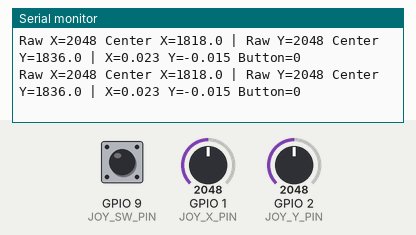
This program was run on a simulated ESP32-S3. Shown: the last lines printed to the serial monitor. The inputs (shaded band) are chosen by the test bench; at power-on: GPIO 1 (JOY_X_PIN) = 2048, GPIO 2 (JOY_Y_PIN) = 2048, GPIO 9 (JOY_SW_PIN) HIGH (analog values on the 0–4095 scale).

Above: at 2.2 s.
2.3 s: GPIO 1 (JOY_X_PIN) set to 2866
At 2.31 s:
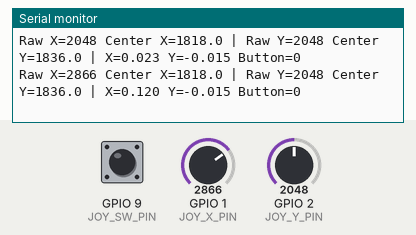
3.8 s: GPIO 2 (JOY_Y_PIN) set to 2866
At 3.81 s:
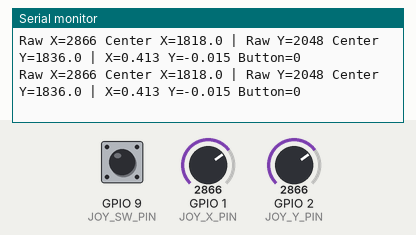
5.3 s: GPIO 9 (JOY_SW_PIN) pulled LOW for 0.15 s
At 5.41 s:
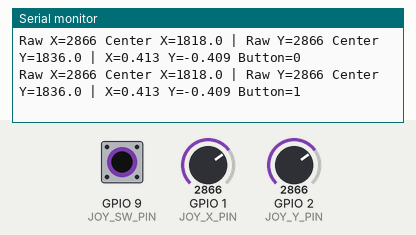
6.9 s: GPIO 1 (JOY_X_PIN) set to 3603
At 6.91 s:
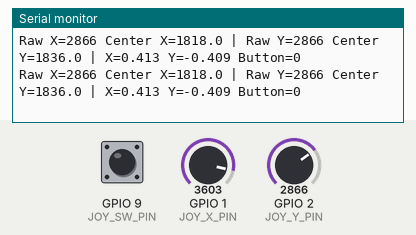
8.4 s: GPIO 9 (JOY_SW_PIN) pulled LOW for 1 s
At 8.62 s:
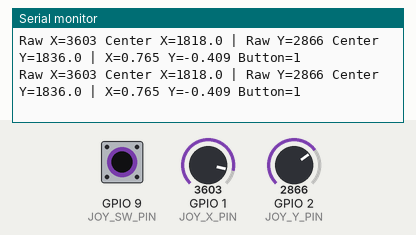
10.9 s: GPIO 2 (JOY_Y_PIN) set to 3603
At 10.92 s:
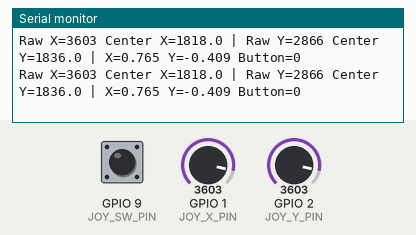
Timing chart, 0 to 13.4 s (numbered marks = the images above; inputs shaded):
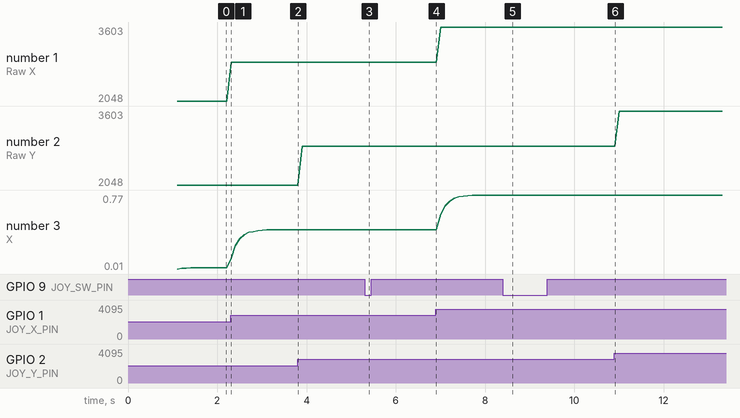

Measured:
- after the input at 2.3 s, the serial monitor: prints a new line at once (image 1)
- after the input at 5.3 s, the serial monitor: prints a new line after 0.11 s (image 3)
- after the input at 8.4 s, the serial monitor: prints a new line after 0.11 s (image 5)
- plotted number 1: 2048 → 2866 after the input at 2.3 s, 2866 → 3603 after the input at 6.9 s
- plotted number 3: 0.02 → 0.41 after the input at 2.3 s, 0.41 → 0.77 after the input at 6.9 s

The program:

main.cpp
```cpp
#include <Arduino.h>
#include <math.h>

// Joystick inputs
constexpr int JOY_X_PIN  = A0;
constexpr int JOY_Y_PIN  = A1;
constexpr int JOY_SW_PIN = 9;

// UART connection to motor board
constexpr int UART_RX_PIN = 5;
constexpr int UART_TX_PIN = 6;

constexpr uint32_t USB_BAUD  = 115200;
constexpr uint32_t UART_BAUD = 9600;

constexpr uint32_t SEND_INTERVAL_MS  = 50;
constexpr uint32_t DEBUG_INTERVAL_MS = 100;
constexpr uint32_t DEBOUNCE_MS       = 30;

constexpr float DEAD_ZONE = 0.08f;
constexpr float FILTER_ALPHA = 0.25f;

constexpr bool INVERT_X = false;
constexpr bool INVERT_Y = true;

// Measured joystick center values
constexpr float CENTER_X = 1818.0f;
constexpr float CENTER_Y = 1836.0f;

float filteredX = 0.0f;
float filteredY = 0.0f;

int latestRawX = 0;
int latestRawY = 0;

bool buttonStable = false;
bool buttonLastReading = false;
uint32_t buttonChangeTime = 0;

uint32_t lastSendTime = 0;
uint32_t lastDebugTime = 0;

float normalizeAxis(int raw, float center, bool invert) {
    float value;

    if (raw >= center) {
        value = (raw - center) / (4095.0f - center);
    } else {
        value = (raw - center) / center;
    }

    value = constrain(value, -1.0f, 1.0f);

    if (fabsf(value) < DEAD_ZONE) {
        value = 0.0f;
    } else {
        float magnitude =
            (fabsf(value) - DEAD_ZONE) / (1.0f - DEAD_ZONE);

        value = copysignf(magnitude, value);
    }

    if (invert) {
        value = -value;
    }

    return value;
}

void setup() {
    Serial.begin(USB_BAUD);

    pinMode(JOY_SW_PIN, INPUT_PULLUP);
    analogReadResolution(12);

    Serial1.begin(
        UART_BAUD,
        SERIAL_8N1,
        UART_RX_PIN,
        UART_TX_PIN
    );

    delay(1000);

    Serial.println();
    Serial.println("Joystick transmitter ready.");
    Serial.println("Using fixed measured center values.");

    Serial.printf(
        "Center X: %.1f, Center Y: %.1f\n",
        CENTER_X,
        CENTER_Y
    );

    Serial.println("UART: 9600 baud, RX=D5, TX=D6");
    Serial.println("Joystick: X=A0, Y=A1, SW=D9");

    lastSendTime = millis();
    lastDebugTime = millis();
}

void loop() {
    uint32_t now = millis();

    // Debounce the active-low button.
    bool buttonReading = (digitalRead(JOY_SW_PIN) == LOW);

    if (buttonReading != buttonLastReading) {
        buttonLastReading = buttonReading;
        buttonChangeTime = now;
    }

    if (now - buttonChangeTime >= DEBOUNCE_MS) {
        buttonStable = buttonLastReading;
    }

    // Read and send joystick commands at 20 Hz.
    if (now - lastSendTime >= SEND_INTERVAL_MS) {
        lastSendTime = now;

        latestRawX = analogRead(JOY_X_PIN);
        latestRawY = analogRead(JOY_Y_PIN);

        float x = normalizeAxis(
            latestRawX, CENTER_X, INVERT_X
        );

        float y = normalizeAxis(
            latestRawY, CENTER_Y, INVERT_Y
        );

        filteredX += FILTER_ALPHA * (x - filteredX);
        filteredY += FILTER_ALPHA * (y - filteredY);

        // Allow filtered values to settle completely to zero.
        if (x == 0.0f && fabsf(filteredX) < 0.01f) {
            filteredX = 0.0f;
        }

        if (y == 0.0f && fabsf(filteredY) < 0.01f) {
            filteredY = 0.0f;
        }

        // Send X,Y,button to the motor board.
        Serial1.printf(
            "%.3f,%.3f,%d\n",
            filteredX,
            filteredY,
            buttonStable ? 1 : 0
        );
    }

    // USB diagnostics
    if (now - lastDebugTime >= DEBUG_INTERVAL_MS) {
        lastDebugTime = now;

        Serial.printf(
            "Raw X=%d Center X=%.1f | "
            "Raw Y=%d Center Y=%.1f | "
            "X=%.3f Y=%.3f Button=%d\n",
            latestRawX,
            CENTER_X,
            latestRawY,
            CENTER_Y,
            filteredX,
            filteredY,
            buttonStable ? 1 : 0
        );
    }
}
 
```
